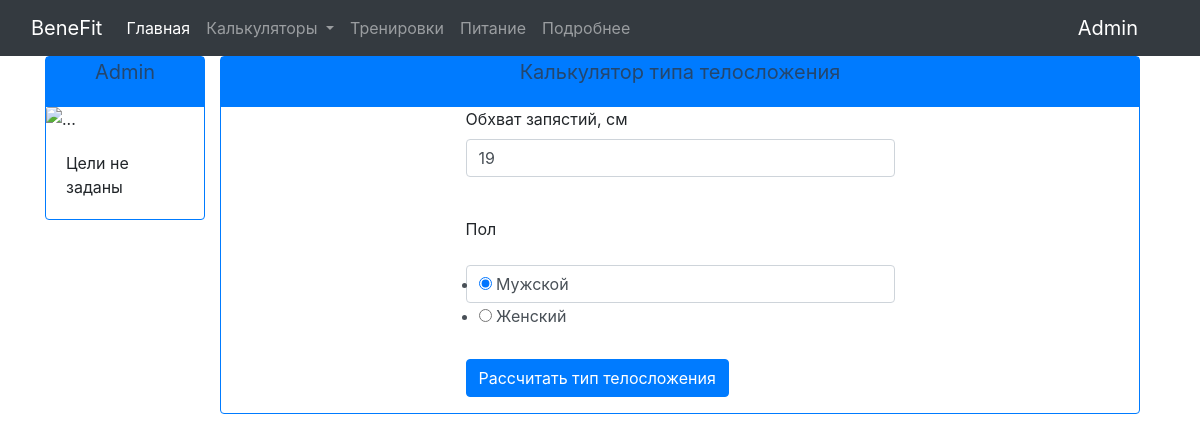
Page /calculators/body_type (signed in) on the earlier database version.
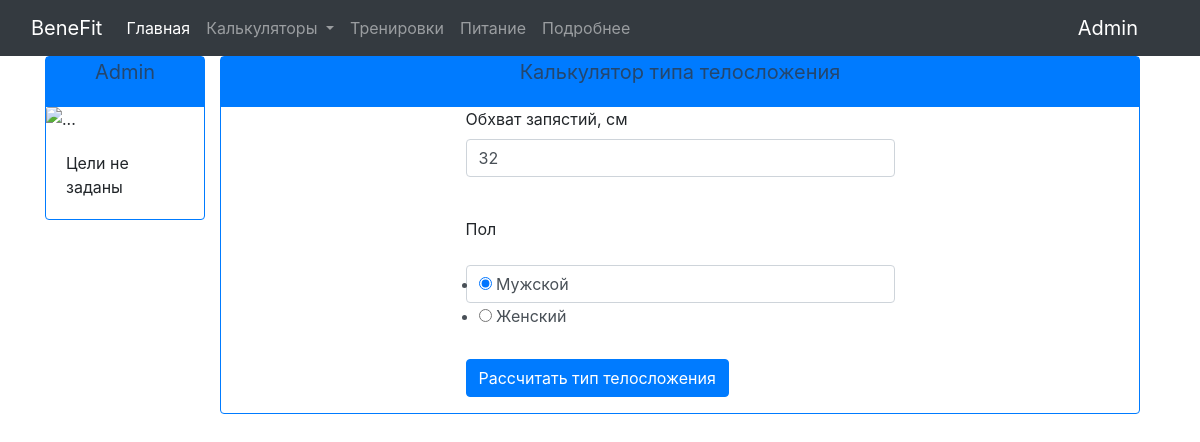
Same page on the later database version.
### data/user_inputs.py (models this page shows)
class User_inputs(SqlAlchemyBase, UserMixin):
    __tablename__ = 'user_inputs'
    user_id = sqlalchemy.Column(sqlalchemy.Integer,
                                sqlalchemy.ForeignKey("user_login.id"),
                                primary_key=True, autoincrement=True, nullable=True)
    height = sqlalchemy.Column(sqlalchemy.Integer, nullable=True)
    weight = sqlalchemy.Column(sqlalchemy.Integer, nullable=True)
    age = sqlalchemy.Column(sqlalchemy.Integer, nullable=True)
    gender = sqlalchemy.Column(sqlalchemy.String, nullable=True)
    activity = sqlalchemy.Column(sqlalchemy.Integer, nullable=True)
    wrists = sqlalchemy.Column(sqlalchemy.Integer, nullable=True)
    waist = sqlalchemy.Column(sqlalchemy.Integer, nullable=True)
    neck = sqlalchemy.Column(sqlalchemy.Integer, nullable=True)
    hip = sqlalchemy.Column(sqlalchemy.Integer, nullable=True)
    user_login = orm.relation('User_login')

### main.py (the view, shortened to what this page needs)
@app.route("/calculators/body_type", methods=['GET', "POST"])
def body_type_calculator_page():
    form = BodyTypeCalculatorForm()
    if current_user.is_authenticated:
        db_sess = db_session.create_session()
        current_user_inputs = db_sess.query(User_inputs).filter(
            User_inputs.user_id == current_user.id).first()
        form.wrists.data = current_user_inputs.wrists
        form.gender.data = current_user_inputs.gender
    return render_template("body_type_calculator.html",
                           title='Калькулятор типа телосложения', form=form)

### forms/body_type_calculator_form.py
class BodyTypeCalculatorForm(FlaskForm):
    wrists = IntegerField('Обхват запястий, см', validators=[DataRequired()])
    gender = RadioField('Пол', choices=['Мужской', 'Женский'])
    submit = SubmitField('Рассчитать тип телосложения')

### data/db_session.py (called while the page is built)
def create_session() -> Session:
    global __factory
    return __factory()

### main.py (called while the page is built)
@login_manager.user_loader
def load_user(user_id):
    db_sess = db_session.create_session()
    return db_sess.query(User_login).get(user_id)

### templates/body_type_calculator.html (shortened to what this page needs)
{% extends "calculator_template.html" %}
{% block calculator_content %}
        	<p>
        	    {{ form.wrists.label }}<br>
        	    {{ form.wrists(class="form-control", type="number") }}<br>
        	</p>
            <p>
              {{ form.gender.label }}<br>
              {{ form.gender(class="form-control", type="string") }}<br>
          </p>
        	<p>{{ form.submit(type="submit", class="btn btn-primary") }}</p>
{% endblock %}

Differences in the rows shown:
changed User_inputs "☑ Мужской ☐ Женский": wrists "19" → "32"
